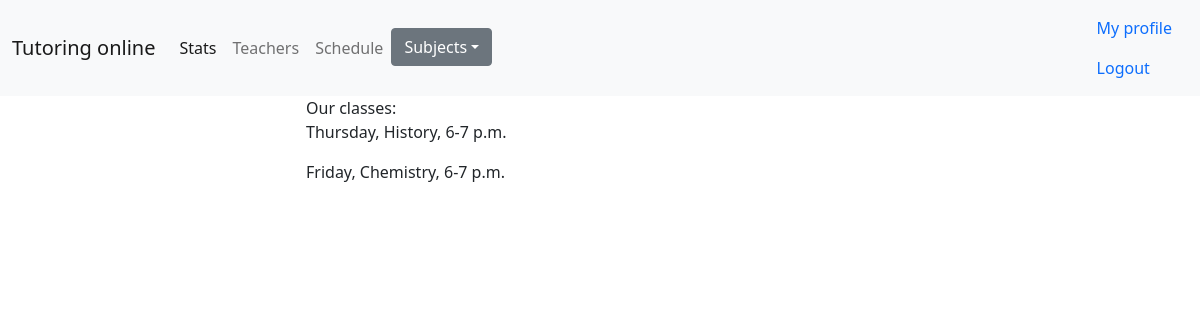
The page /schedule (signed in) on the database its author committed.
### app/models.py (models this page shows, shortened)
class Classes(db.Model):
  __tablename__ = "classes"
  id = db.Column(db.Integer, primary_key=True)
  weekday = db.Column(db.String)
  subject = db.Column(db.String)
  teacher_id = db.Column(db.ForeignKey('teachers.id'))
  hour = db.Column(db.String)
  students = db.relationship("Student", secondary=association_class_student_table, back_populates='classes',
                             lazy='dynamic')

### app/main/routes.py (the view)
@app.route('/schedule')
def schedule_page():
  classes = Classes.query.all()
  return render_template('schedule.html', classes=classes)

### app/models.py (called while the page is built)
@login_manager.user_loader
def load_user(user_id):
  return User.query.get(int(user_id))

### app/templates/schedule.html (shortened to what this page needs)
<!DOCTYPE html>
{% extends "layout.html" %}
{% block content %}
<head>
</head>
<body>
Our classes:
{% for t in classes %}
<p>{{t.weekday}}, {{t.subject}}, {{t.hour}}</p>
{% endfor %}
</body>
{% endblock content %}

### rows shown on the page
Classes: weekday "Thursday", subject "History", hour "6-7 p.m."
Classes: weekday "Friday", subject "Chemistry", hour "6-7 p.m."
